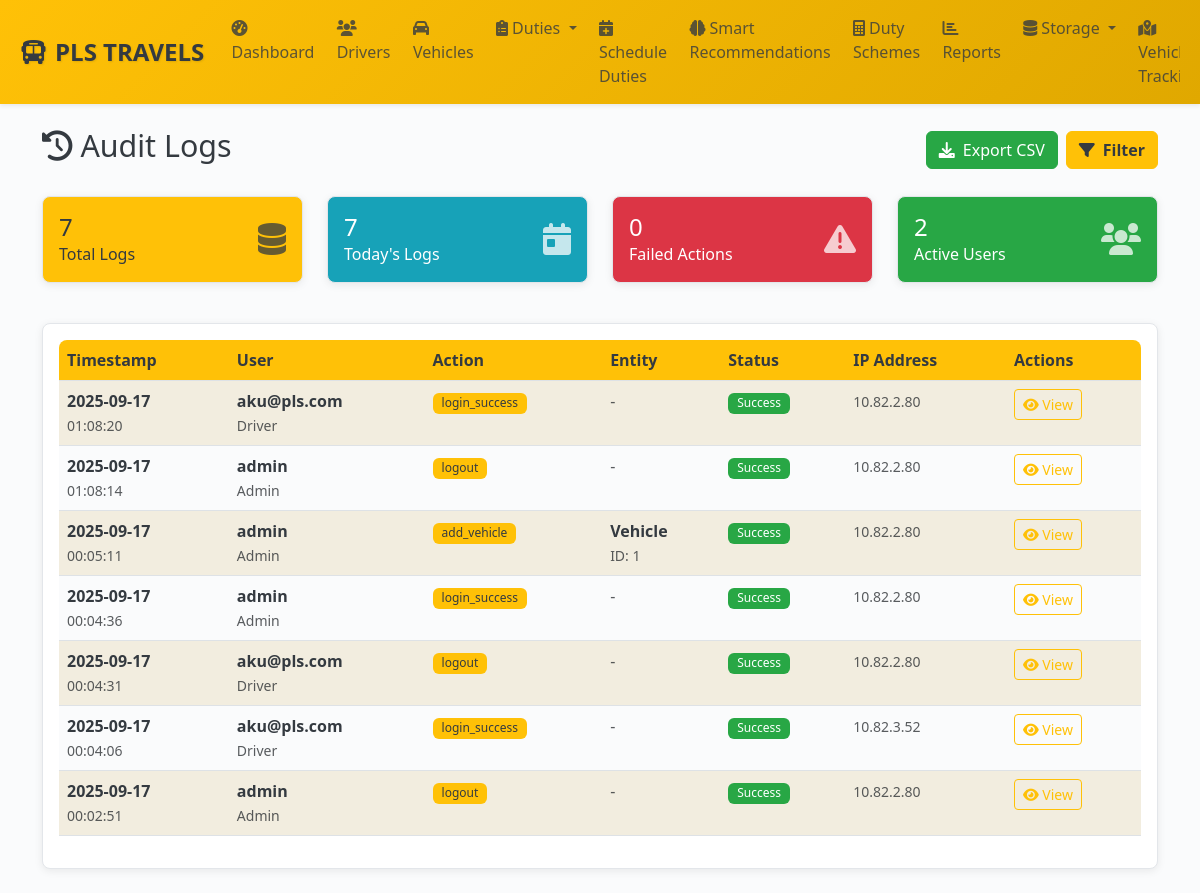
Page /admin/audit-logs (signed in) on the earlier database version.
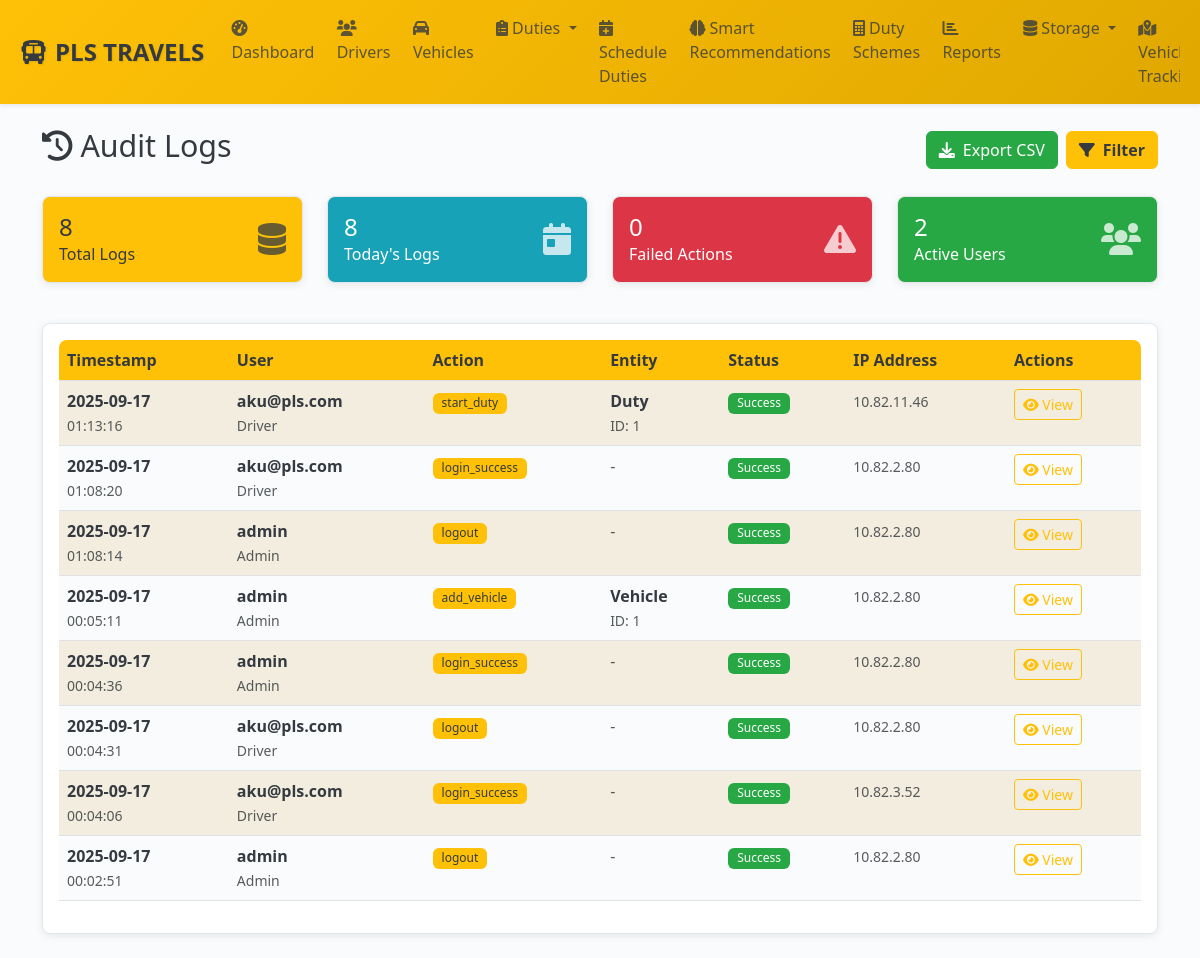
Same page on the later database version.
### models.py (models this page shows, shortened)
class AuditLog(db.Model):
    __tablename__ = 'audit_logs'
    id = db.Column(db.Integer, primary_key=True)
    user_id = db.Column(db.Integer, db.ForeignKey('users.id'), nullable=False, index=True)
    session_id = db.Column(db.String(100))
    action = db.Column(db.String(100), nullable=False, index=True)
    entity_type = db.Column(db.String(50), index=True)
    entity_id = db.Column(db.Integer)
    entity_uuid = db.Column(db.String(36))
    old_values = db.Column(db.Text)  # JSON
    new_values = db.Column(db.Text)  # JSON
    changed_fields = db.Column(db.Text)  # JSON array
    ip_address = db.Column(db.String(45))
    user_agent = db.Column(db.String(500))
    request_url = db.Column(db.String(500))
    request_method = db.Column(db.String(10))
    success = db.Column(db.Boolean, default=True)
    error_message = db.Column(db.Text)
    execution_time = db.Column(db.Float)  # milliseconds
    created_at = db.Column(db.DateTime, default=get_ist_time_naive, index=True)
    user = db.relationship('User', backref='audit_logs')
    __table_args__ = (
        Index('idx_audit_date_user', 'created_at', 'user_id'),
        Index('idx_audit_entity', 'entity_type', 'entity_id'),
    )

class User(UserMixin, db.Model):
    __tablename__ = 'users'
    id = db.Column(db.Integer, primary_key=True)
    uuid = db.Column(db.String(36), unique=True, nullable=False, default=lambda: str(uuid.uuid4()))
    username = db.Column(db.String(64), unique=True, nullable=False, index=True)
    email = db.Column(db.String(120), unique=True, nullable=False, index=True)
    password_hash = db.Column(db.String(256), nullable=False)
    role = db.Column(db.Enum(UserRole), nullable=False, default=UserRole.DRIVER, index=True)
    status = db.Column(db.Enum(UserStatus), nullable=False, default=UserStatus.ACTIVE, index=True)
    first_name = db.Column(db.String(50))
    last_name = db.Column(db.String(50))
    phone = db.Column(db.String(20), unique=True, index=True)
    whatsapp_number = db.Column(db.String(20), index=True)  # Dedicated WhatsApp number
    profile_picture = db.Column(db.String(255))
    last_login = db.Column(db.DateTime)
    login_count = db.Column(db.Integer, default=0)
    failed_login_attempts = db.Column(db.Integer, default=0)
    password_changed_at = db.Column(db.DateTime, default=get_ist_time_naive)
    two_factor_enabled = db.Column(db.Boolean, default=False)
    reset_token = db.Column(db.String(6))
    reset_token_expiry = db.Column(db.DateTime)
    created_at = db.Column(db.DateTime, default=get_ist_time_naive, nullable=False)
    updated_at = db.Column(db.DateTime, default=get_ist_time_naive, onupdate=get_ist_time_naive)
    created_by = db.Column(db.Integer, db.ForeignKey('users.id'))
    driver_profile = db.relationship('Driver', foreign_keys='Driver.user_id', backref='user', uselist=False, cascade='all, delete-orphan')
    managed_branches = db.relationship('Branch',
                                     secondary=manager_branches,
                                     primaryjoin='User.id == manager_branches.c.manager_id',
                                     secondaryjoin='Branch.id == manager_branches.c.branch_id',
                                     backref='managers')

### admin_routes.py (the view, shortened to what this page needs)
@admin_bp.route('/audit-logs')
@login_required
@admin_required
def audit_logs():
    page = request.args.get('page', 1, type=int)
    per_page = request.args.get('per_page', 50, type=int)
    user_filter = request.args.get('user', '', type=int)
    action_filter = request.args.get('action', '')
    entity_type_filter = request.args.get('entity_type', '')
    date_from = request.args.get('date_from', '')
    date_to = request.args.get('date_to', '')
    search_term = request.args.get('search', '')
    success_filter = request.args.get('success', '')
    query = AuditLog.query.join(User, AuditLog.user_id == User.id)
    if user_filter:
        query = query.filter(AuditLog.user_id == user_filter)
    if action_filter:
        query = query.filter(AuditLog.action.ilike(f'%{action_filter}%'))
    if entity_type_filter:
        query = query.filter(AuditLog.entity_type == entity_type_filter)
    if date_from:
        try:
            from_date = datetime.strptime(date_from, '%Y-%m-%d')
            query = query.filter(AuditLog.created_at >= from_date)
        except ValueError:
            pass
    if success_filter:
        success_bool = success_filter.lower() == 'true'
        query = query.filter(AuditLog.success == success_bool)
    audit_logs = query.order_by(desc(AuditLog.created_at)).paginate(
        page=page, per_page=per_page, error_out=False
    )
    users = User.query.filter(User.role.in_([UserRole.ADMIN, UserRole.MANAGER])).all()
    actions = db.session.query(AuditLog.action).distinct().order_by(AuditLog.action).all()
    entity_types = db.session.query(AuditLog.entity_type).distinct().filter(
        AuditLog.entity_type.isnot(None)
    ).order_by(AuditLog.entity_type).all()
    stats = {
        'total_logs': AuditLog.query.count(),
        'today_logs': AuditLog.query.filter(
            AuditLog.created_at >= datetime.now().date()
        ).count(),
        'failed_actions': AuditLog.query.filter(AuditLog.success == False).count(),
        'unique_users': db.session.query(AuditLog.user_id).distinct().count()
    }
    return render_template('admin/audit_logs.html',
                         audit_logs=audit_logs,
                         users=users,
                         actions=[a[0] for a in actions],
                         entity_types=[e[0] for e in entity_types],
                         user_filter=user_filter,
                         action_filter=action_filter,
                         entity_type_filter=entity_type_filter,
                         date_from=date_from,
                         date_to=date_to,
                         search_term=search_term,
                         success_filter=success_filter,
                         per_page=per_page,
                         stats=stats)

### templates/admin/audit_logs.html (shortened to what this page needs)
{% extends "base.html" %}
{% block content %}
<div class="d-flex justify-content-between align-items-center mb-4">
    <h2><i class="fas fa-history me-2"></i>Audit Logs</h2>
    <div class="d-flex gap-2">
        <a href="{{ url_for('admin.export_audit_logs', **request.args) }}" class="btn btn-success">
            <i class="fas fa-download me-2"></i>Export CSV
        </a>
        <button class="btn btn-primary" data-bs-toggle="modal" data-bs-target="#filterModal">
            <i class="fas fa-filter me-2"></i>Filter
        </button>
    </div>
</div>
<div class="row mb-4">
    <div class="col-md-3 col-sm-6 mb-3">
        <div class="card bg-primary text-white">
            <div class="card-body">
                <div class="d-flex justify-content-between">
                    <div>
                        <h4 class="mb-0">{{ "{:,}".format(stats.total_logs) }}</h4>
                        <p class="mb-0">Total Logs</p>
                    </div>
                    <div class="align-self-center">
                        <i class="fas fa-database fa-2x opacity-75"></i>
                    </div>
                </div>
            </div>
        </div>
    </div>
    <div class="col-md-3 col-sm-6 mb-3">
        <div class="card bg-info text-white">
            <div class="card-body">
                <div class="d-flex justify-content-between">
                    <div>
                        <h4 class="mb-0">{{ "{:,}".format(stats.today_logs) }}</h4>
                        <p class="mb-0">Today's Logs</p>
                    </div>
                    <div class="align-self-center">
                        <i class="fas fa-calendar-day fa-2x opacity-75"></i>
                    </div>
                </div>
            </div>
        </div>
    </div>
    <div class="col-md-3 col-sm-6 mb-3">
        <div class="card bg-danger text-white">
            <div class="card-body">
                <div class="d-flex justify-content-between">
                    <div>
                        <h4 class="mb-0">{{ "{:,}".format(stats.failed_actions) }}</h4>
                        <p class="mb-0">Failed Actions</p>
                    </div>
                    <div class="align-self-center">
                        <i class="fas fa-exclamation-triangle fa-2x opacity-75"></i>
                    </div>
                </div>
            </div>
        </div>
    </div>
    <div class="col-md-3 col-sm-6 mb-3">
        <div class="card bg-success text-white">
            <div class="card-body">
                <div class="d-flex justify-content-between">
                    <div>
                        <h4 class="mb-0">{{ "{:,}".format(stats.unique_users) }}</h4>
                        <p class="mb-0">Active Users</p>
                    </div>
                    <div class="align-self-center">
                        <i class="fas fa-users fa-2x opacity-75"></i>
                    </div>
                </div>
            </div>
        </div>
    </div>
</div>
<div class="card">
    <div class="card-body">
        {% if audit_logs.items %}
        <div class="table-responsive">
            <table class="table table-striped table-hover">
                <thead>
                    <tr>
                        <th>Timestamp</th>
                        <th>User</th>
                        <th>Action</th>
                        <th>Entity</th>
                        <th>Status</th>
                        <th>IP Address</th>
                        <th>Actions</th>
                    </tr>
                </thead>
                <tbody>
                    {% for log in audit_logs.items %}
                    <tr class="{% if not log.success %}table-danger{% endif %}">
                        <td>
                            <div>
                                <strong>{{ log.created_at.strftime('%Y-%m-%d') }}</strong><br>
                                <small class="text-muted">{{ log.created_at.strftime('%H:%M:%S') }}</small>
                            </div>
                        </td>
                        <td>
                            {% if log.user %}
                            <div>
                                <strong>{{ log.user.username }}</strong><br>
                                <small class="text-muted">{{ log.user.role.value.title() }}</small>
                            </div>
                            {% else %}
                            <span class="text-muted">Unknown User</span>
                            {% endif %}
                        </td>
                        <td>
                            <span class="badge bg-primary">{{ log.action }}</span>
                        </td>
                        <td>
                            {% if log.entity_type %}
                            <div>
                                <strong>{{ log.entity_type.title() }}</strong>
                                {% if log.entity_id %}
                                <br><small class="text-muted">ID: {{ log.entity_id }}</small>
                                {% endif %}
                            </div>
                            {% else %}
                            <span class="text-muted">-</span>
                            {% endif %}
                        </td>
                        <td>
                            {% if log.success %}
                                <span class="badge bg-success">Success</span>
                            {% else %}
                                <span class="badge bg-danger">Failed</span>
                            {% endif %}
                        </td>
                        <td>
                            <small class="text-muted">{{ log.ip_address or '-' }}</small>
                        </td>
                        <td>
                            <a href="{{ url_for('admin.view_audit_log', log_id=log.id) }}" class="btn btn-sm btn-outline-primary">
                                <i class="fas fa-eye"></i> View
                            </a>
                        </td>
                    </tr>
                    {% endfor %}
                </tbody>
            </table>
        </div>
        {% else %}
        <div class="text-center py-5">
            <i class="fas fa-history fa-3x text-muted mb-3"></i>
            <h5 class="text-muted">No audit logs found</h5>
            <p class="text-muted">Try adjusting your filters or check back later.</p>
        </div>
        {% endif %}
    </div>
</div>
{% endblock %}

Differences in the rows shown:
added AuditLog: created_at "2025-09-17", created_at "01:13:16", user.username "aku@pls.com", user.role.value "Driver", action "start_duty", entity_type "Duty", entity_id "1", success "Success", ip_address "10.82.11.46"
Other differences:
{{ "{:,}".format(stats.total_logs) }}: "7" → "8"
{{ "{:,}".format(stats.today_logs) }}: "7" → "8"
